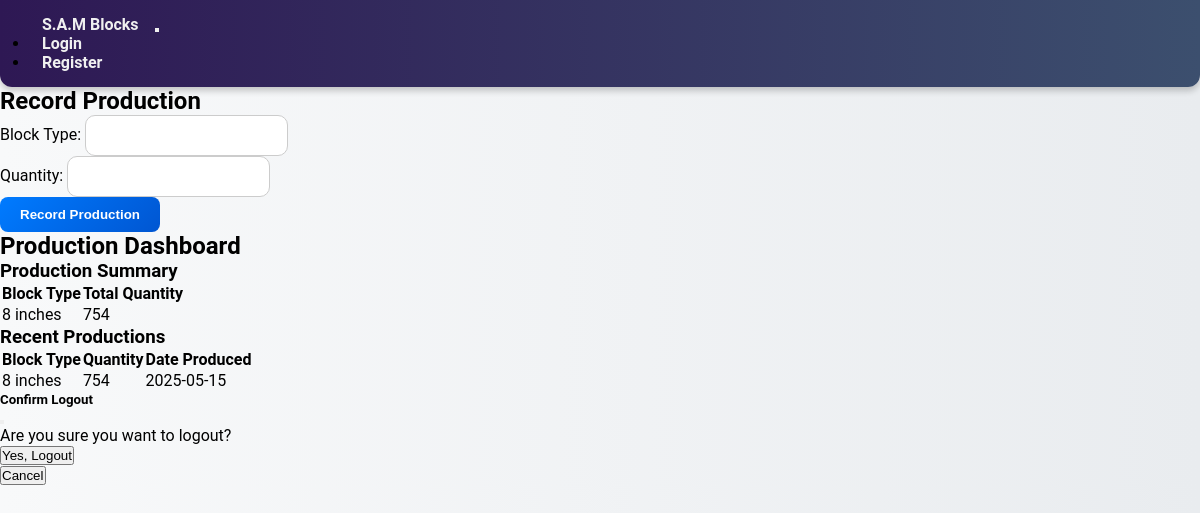
Page /record-production on the committed database.
### tables this page shows
CREATE TABLE finished_blocks (
    id INTEGER PRIMARY KEY AUTOINCREMENT,
    block_type TEXT NOT NULL,
    qty INTEGER NOT NULL,
    date_produced TEXT DEFAULT CURRENT_TIMESTAMP
);

### app.py (the view, shortened to what this page needs)
@app.route('/record-production', methods=['GET', 'POST'])
def record_production():
    conn = get_db()
    warning = None
    productions = conn.execute('SELECT * FROM finished_blocks ORDER BY date_produced DESC LIMIT 10').fetchall()
    summary = conn.execute('''
        SELECT block_type, SUM(qty) AS total_qty
        FROM finished_blocks
        GROUP BY block_type
    ''').fetchall()
    return render_template('record_production.html', productions=productions, summary=summary, warning=warning)

### app.py (called while the page is built)
def get_db():
    db = getattr(g, '_database', None)
    if db is None:
        db = g._database = sqlite3.connect(app.config['DATABASE'])
        db.row_factory = sqlite3.Row
    return db

@app.before_request
def restrict_access():
    if 'user_id' in session and session.get('role') != 'Admin':
        restricted_routes = ['/materials/add', '/orders/<int:order_id>/delete']
        if request.path in restricted_routes:
            flash('You do not have permission to access this page.', 'danger')
            return redirect(url_for('index'))

### templates/record_production.html (shortened to what this page needs)
{% extends "base.html" %}
{% block content %}
<div class="container mt-4">
    <h2 class="text-center mb-4">Record Production</h2>
    <form method="POST" class="mb-4">
        <div class="form-group">
            <label for="block_type">Block Type:</label>
            <input type="text" name="block_type" id="block_type" class="form-control" required>
        </div>
        <div class="form-group">
            <label for="qty">Quantity:</label>
            <input type="number" name="qty" id="qty" class="form-control" required>
        </div>
        <button type="submit" class="btn btn-primary">Record Production</button>
    </form>
</div>
<div class="container mt-5">
    <h2 class="text-center">Production Dashboard</h2>
    <h3>Production Summary</h3>
    <table class="table table-bordered">
        <thead>
            <tr>
                <th>Block Type</th>
                <th>Total Quantity</th>
            </tr>
        </thead>
        <tbody>
            {% for row in summary %}
            <tr>
                <td>{{ row.block_type }}</td>
                <td>{{ row.total_qty }}</td>
            </tr>
            {% endfor %}
        </tbody>
    </table>
    <h3>Recent Productions</h3>
    <table class="table table-bordered">
        <thead>
            <tr>
                <th>Block Type</th>
                <th>Quantity</th>
                <th>Date Produced</th>
            </tr>
        </thead>
        <tbody>
            {% for production in productions %}
            <tr>
                <td>{{ production.block_type }}</td>
                <td>{{ production.qty }}</td>
                <td>{{ production.date_produced }}</td>
            </tr>
            {% endfor %}
        </tbody>
    </table>
</div>
{% endblock %}

### static/style.css (style rules this page uses)
* { box-sizing: border-box; margin: 0; padding: 0; }
body { margin: 0; padding: 0; font-family: 'Segoe UI', sans-serif; background: url("static/256aabfebe249b11cb06c4040b00ac7f.jpg") no-repeat center center fixed; background-size: cover; }
.form-control { border-radius: 10px; padding: 12px; border: 1px solid #ccc; }
.btn-primary { background: linear-gradient(135deg, #007bff, #0056d2); border: none; border-radius: 8px; padding: 10px 20px; font-weight: bold; transition: transform 0.2s ease, background 0.3s ease; color: #fff; }

### templates/base.html (style rules this page uses)
body { background: linear-gradient(to right, #f8f9fa, #e9ecef); font-family: 'Roboto', sans-serif; }
.btn { transition: background-color 0.2s ease-in-out, transform 0.2s ease-in-out; }

### rows in the picture
finished_blocks: block_type "8 inches", total_qty "754", qty "754", date_produced "2025-05-15"
